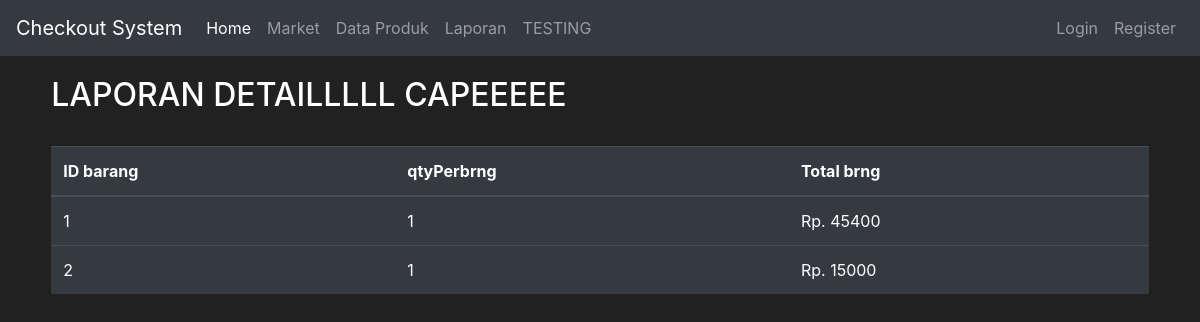
Screenshot of /laporanD/1 with the database file from the repository.
### market/models.py (models this page shows, shortened)
class d_transaksi(db.Model):
    barangID = db.Column(db.String(6), primary_key=True, nullable=False)
    qtyPerBrng = db.Column(db.Integer, nullable=False)
    totalHargaPerBrng = db.Column(db.Integer, nullable=False)

### market/routes.py (the view)
@app.route('/laporanD/<id>', methods=['GET'])
def laporanD_page(id):
    allDetailTrans = d_transaksi.query.all()
    transDList = []
    for Dtrs in allDetailTrans:
        transDList.append({'barangID': Dtrs.barangID, 'qtyPerBrng': Dtrs.qtyPerBrng,
                          'totalHargaPerBrng': Dtrs.totalHargaPerBrng})
    return render_template('laporanD.html', allDetailTrans=allDetailTrans)

### market/templates/laporanD.html (shortened to what this page needs)
{% extends 'base.html' %}
{% block content %}
<div class="row" style="margin-top:20px; justify-content: center;">
   <div class="col-11">
       <h2>LAPORAN DETAILLLLL CAPEEEEE</h2>
       <br>
      <table class="table table-hover table-dark">
         <thead>
            <tr>
               <th scope="col">ID barang </th>
               <th scope="col">qtyPerbrng</th>
               <th scope="col">Total brng</th>
            </tr>
         </thead>
         <tbody>
            {% for item in allDetailTrans %}
            <tr>
               <td>{{ item.barangID }}</td>
               <td>{{ item.qtyPerBrng }}</td>
               <td>Rp. {{ item.totalHargaPerBrng}}</td>
            </tr>
            {% endfor %}
         </tbody>
      </table>
   </div>
</div>
{% endblock %}

### market/templates/base.html (style rules this page uses)
body { background-color: #212121; color: white }

### rows the page displays
d_transaksi: barangID "1", qtyPerBrng "1", totalHargaPerBrng "45400"
d_transaksi: barangID "2", qtyPerBrng "1", totalHargaPerBrng "15000"
